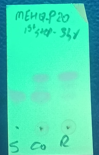
#> input picture dataset/MEHQ-P20_1st Step 3hr_21st July26.png, 99 x 155 px
$ python -i normalize.py   (imports and definitions only)
#> lines starting #> are read from the running program, lines starting #| are printed output that depends on the picture; after the words box and inside, x2 and y2 are one past the last pixel; in counts of white or black regions, pixels touching at a corner belong together
"""Phase B - NORMALIZE (spec section 5).

B1 find_plate : HSV green mask -> largest contour -> minAreaRect -> perspective warp
                -> STANDARDISE to height 700 px (spec 5.B1 / trap 12.3: every
                downstream threshold assumes this scale).
B2 orientation: the single VLM call (trap 12.5 - classical orientation does not work).
                Falls back to the origin-dot test, then to asking the user.
B3 OD map     : -log10(I/bg) against the plate's own glow, plus a MAD noise floor.
                Uses cv2.blur, never cv2.medianBlur (trap 12.2: asserts on float32).
"""
from __future__ import annotations
import numpy as np, cv2
from dataclasses import dataclass, field
from typing import Optional, List

STD_HEIGHT   = 700          # spec 5.B1
HUE_LO, HUE_HI = 30, 100    # broad band around UV-254 green (OpenCV hue units)
SAT_FLOOR    = 55
VAL_FLOOR    = 40
BG_KERNEL_FRAC = 0.35       # background box-blur kernel, as fraction of plate height
BG_ITERS     = 3            # spec: 2-3 iterations

def _order_corners(pts: np.ndarray) -> np.ndarray:
    pts = pts.astype(np.float32)
    s, d = pts.sum(1), np.diff(pts, axis=1).ravel()
    return np.array([pts[np.argmin(s)], pts[np.argmin(d)],
                     pts[np.argmax(s)], pts[np.argmax(d)]], np.float32)  # TL,TR,BR,BL

@dataclass
class Plate:
    warped: np.ndarray                # BGR uint8, height == STD_HEIGHT
    quad: np.ndarray                  # 4x2 source corners
    src_height: int                   # plate height in ORIGINAL pixels (for the quality cap)
    scale: float                      # STD_HEIGHT / src_height
    mask_frac: float                  # fraction of frame the plate occupied
    method: str

def _trim_border(warp: np.ndarray, max_frac: float = 0.12, ratio: float = 3.0) -> np.ndarray:
    """Crop the plate's own dark edge / crop-shadow frame.

    Scans inward from each side while that line's median green differs from the
    interior median by more than `ratio` x the interior line-to-line spread. Without
    this a single dark border column reads as OD ~0.36 and its inflated MAD hides
    every real lane peak (see trap 12.7 - the 4% margin alone is not always enough).
    """
    g = warp[:, :, 1].astype(np.float32)
    h, w = g.shape
    iy0, iy1 = int(0.25 * h), int(0.75 * h)
    ix0, ix1 = int(0.25 * w), int(0.75 * w)
    interior = g[iy0:iy1, ix0:ix1]
    med = float(np.median(interior))
    spread = max(float(np.median(np.abs(np.median(g[iy0:iy1], axis=1) - med))), 1.0)
    tol = ratio * spread

    def scan(lines, limit):
        n = 0
        for ln in lines:
            if n >= limit: break
            if abs(float(np.median(ln)) - med) > tol: n += 1
            else: break
        return n
    top    = scan([g[i, :] for i in range(h)],            int(max_frac * h))
    bottom = scan([g[h - 1 - i, :] for i in range(h)],    int(max_frac * h))
    left   = scan([g[:, i] for i in range(w)],            int(max_frac * w))
    right  = scan([g[:, w - 1 - i] for i in range(w)],    int(max_frac * w))
    y0, y1 = top, h - bottom
    x0, x1 = left, w - right
    if y1 - y0 < 0.5 * h or x1 - x0 < 0.5 * w:
        return warp
    return warp[y0:y1, x0:x1]

def find_plate(bgr: np.ndarray) -> Plate:
    h0, w0 = bgr.shape[:2]
    hsv = cv2.cvtColor(bgr, cv2.COLOR_BGR2HSV)
    m = cv2.inRange(hsv, (HUE_LO, SAT_FLOOR, VAL_FLOOR), (HUE_HI, 255, 255))
    m = cv2.morphologyEx(m, cv2.MORPH_CLOSE, np.ones((5,5), np.uint8))
    m = cv2.morphologyEx(m, cv2.MORPH_OPEN,  np.ones((3,3), np.uint8))
    cnts,_ = cv2.findContours(m, cv2.RETR_EXTERNAL, cv2.CHAIN_APPROX_SIMPLE)
    method = "hsv_green_contour"
    if cnts:
        c = max(cnts, key=cv2.contourArea)
        if cv2.contourArea(c) < 0.10 * h0 * w0:
            c = None; method = "full_frame_fallback"
    else:
        c = None; method = "full_frame_fallback"
    if c is None:
        quad = np.array([[0,0],[w0-1,0],[w0-1,h0-1],[0,h0-1]], np.float32)
    else:
        quad = _order_corners(cv2.boxPoints(cv2.minAreaRect(c)))
    tl,tr,br,bl = quad
    wq = int(round(max(np.linalg.norm(tr-tl), np.linalg.norm(br-bl))))
    hq = int(round(max(np.linalg.norm(bl-tl), np.linalg.norm(br-tr))))
    wq, hq = max(wq,8), max(hq,8)
    dst = np.array([[0,0],[wq-1,0],[wq-1,hq-1],[0,hq-1]], np.float32)
    warp = cv2.warpPerspective(bgr, cv2.getPerspectiveTransform(quad,dst), (wq,hq),
                               flags=cv2.INTER_LANCZOS4)
    warp = _trim_border(warp)
    hq, wq = warp.shape[:2]
    scale = STD_HEIGHT / hq
    std = cv2.resize(warp, (max(8,int(round(wq*scale))), STD_HEIGHT),
                     interpolation=cv2.INTER_LANCZOS4)
    return Plate(warped=std, quad=quad, src_height=hq, scale=scale,
                 mask_frac=float((m>0).mean()), method=method)

# ---------------- B2 orientation ----------------
@dataclass
class Orientation:
    flipped: bool
    source: str          # vlm | origin_dots | user | assumed
    reason: str

def orientation_crops(warped: np.ndarray, frac: float = 0.18):
    h = warped.shape[0]
    return warped[:int(frac*h)].copy(), warped[int((1-frac)*h):].copy()

# [16 lines left out: function resolve_orientation, not called in this run]

# ---------------- B3 OD ----------------
@dataclass
class ODMap:
    od: np.ndarray            # float32, >=0, spots POSITIVE (analysis signal)
    od_signed: np.ndarray     # float32, unclipped - noise is estimated on THIS
    bg: np.ndarray            # background glow field
    noise: float              # 1.4826 * MAD over background pixels
    green: np.ndarray
    sat_frac: float           # fraction of plate pixels clipped at 255 (quality factor)

# [22 lines left out: function to_od, not called in this run]

>>> import cv2
>>> picture = cv2.imread('../../dataset/MEHQ-P20_1st Step 3hr_21st July26.png')
#> picture is the input picture: shape (155, 99, 3); mean B, G, R 180.8, 219.2, 70.3
>>> result = find_plate(picture)
#> in find_plate, `hsv = cv2.cvtColor(bgr, cv2.COLOR_BGR2HSV)`: hsv: shape (155, 99, 3); mean H, S, V 83.1, 179, 223.8
#> in find_plate, `m = cv2.inRange(hsv, (HUE_LO, SAT_FLOOR, VAL_FLOOR), (HUE_HI, 255, 255))`: m: shape (155, 99); every value is 255
#> in find_plate, `cnts,_ = cv2.findContours(m, cv2.RETR_EXTERNAL, cv2.CHAIN_APPROX_SIMPLE)`: cnts = [[[0, 0], [0, 154], [98, 154], [98, 0]]]
#> in find_plate, `c = max(cnts, key=cv2.contourArea)`: c = [[0, 0], [0, 154], [98, 154], [98, 0]]
#> in _order_corners, `pts = pts.astype(np.float32)`: pts = [[98, 154], [-4.71e-15, 154], [0, 0], [98, 0]]
#> in _order_corners, `s, d = pts.sum(1), np.diff(pts, axis=1).ravel()`: s = [252, 154, 0, 98]; d = [56, 154, 0, -98]
#> in find_plate, `quad = _order_corners(cv2.boxPoints(cv2.minAreaRect(c)))`: quad = [[0, 0], [98, 0], [98, 154], [-4.71e-15, 154]]
#> in find_plate, `tl,tr,br,bl = quad`: tl = [0, 0]; tr = [98, 0]; br = [98, 154]; bl = [-4.71e-15, 154]
#> in find_plate, `wq = int(round(max(np.linalg.norm(tr-tl), np.linalg.norm(br-bl))))`: wq = 98
#> in find_plate, `hq = int(round(max(np.linalg.norm(bl-tl), np.linalg.norm(br-tr))))`: hq = 154
#> in find_plate, `dst = np.array([[0,0],[wq-1,0],[wq-1,hq-1],[0,hq-1]], np.float32)`: dst = [[0, 0], [97, 0], [97, 153], [0, 153]]
#> in _trim_border, `g = warp[:, :, 1].astype(np.float32)`:
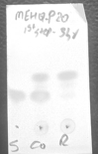
#> g: shape (154, 98) float32; min 77, max 255, mean 219.2
#> in _trim_border, `interior = g[iy0:iy1, ix0:ix1]`:
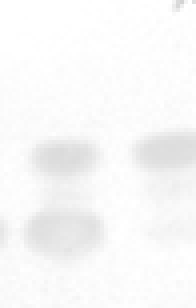
#> interior: shape (77, 49) float32 (shown 4 times larger); min 211, max 255, mean 248.5
#> in _trim_border, `med = float(np.median(interior))`: med = 252
#> in _trim_border, `spread = max(float(np.median(np.abs(np.median(g[iy0:iy1], axis=1) - me..`: spread = 2
#> in _trim_border, `tol = ratio * spread`: tol = 6
#> the loop in scan, `for ln in lines:` made 6 passes
#> after the loop in scan, `for ln in lines:`: n = 5
#> the loop in scan (call 2), `for ln in lines:` made 16 passes
#> in _trim_border, `bottom = scan([g[h - 1 - i, :] for i in range(h)],    int(max_frac * h))`: bottom = 15
#> in _trim_border, `left   = scan([g[:, i] for i in range(w)],            int(max_frac * w))`: left = 8
#> in _trim_border, `right  = scan([g[:, w - 1 - i] for i in range(w)],    int(max_frac * w))`: right = 10
#> in _trim_border, `y0, y1 = top, h - bottom`: y0 = 5; y1 = 139
#> in _trim_border, `x0, x1 = left, w - right`: x0 = 8; x1 = 88
#> in _trim_border, `return warp[y0:y1, x0:x1]`:
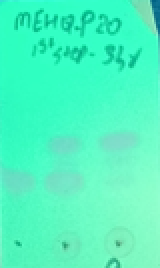
#> returned value: shape (134, 80, 3) (shown 2 times larger); mean of channels 0, 1, 2 193, 246.1, 79.1; drawn as B, G, R

$ run again, on dataset/MEHQ-P20_2nd Step 1hr_21st July26.png
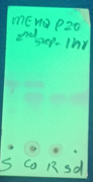
#> input picture dataset/MEHQ-P20_2nd Step 1hr_21st July26.png, 93 x 182 px
#> picture is the input picture: shape (182, 93, 3); mean B, G, R 173.7, 219.4, 91.2
#> hsv: shape (182, 93, 3); mean H, S, V 79.4, 152.9, 221.2
#> in find_plate, `m = cv2.inRange(hsv, (HUE_LO, SAT_FLOOR, VAL_FLOOR), (HUE_HI, 255, 255))`:
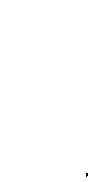
#> m: shape (182, 93); 100% white; black in thin lines or dots, all inside (x1, y1, x2, y2) = (86, 173, 88, 177)
#> cnts = [[[0, 0], [0, 181], [92, 181], [92, 0]]]
#> c = [[0, 0], [0, 181], [92, 181], [92, 0]]
#> pts = [[92, 181], [-5.54e-15, 181], [0, 0], [92, 0]]
#> s = [273, 181, 0, 92]; d = [89, 181, 0, -92]
#> quad = [[0, 0], [92, 0], [92, 181], [-5.54e-15, 181]]
#> tl = [0, 0]; tr = [92, 0]; br = [92, 181]; bl = [-5.54e-15, 181]
#> in find_plate, `wq = int(round(max(np.linalg.norm(tr-tl), np.linalg.norm(br-bl))))`: wq = 92
#> in find_plate, `hq = int(round(max(np.linalg.norm(bl-tl), np.linalg.norm(br-tr))))`: hq = 181
#> dst = [[0, 0], [91, 0], [91, 180], [0, 180]]
#> med = 246
#> spread = 4
#> tol = 12
#> the loop in scan, `for ln in lines:` made 9 passes
#> after the loop in scan, `for ln in lines:`: n = 8
#> the loop in scan (call 2), `for ln in lines:` made 17 passes
#> bottom = 16
#> left = 6
#> right = 7
#> y0 = 8; y1 = 165
#> x0 = 6; x1 = 85
#> in _trim_border, `return warp[y0:y1, x0:x1]`:
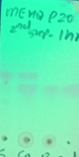
#> returned value: shape (157, 79, 3); mean of channels 0, 1, 2 183.8, 240.4, 98.1; drawn as B, G, R

$ run again, on dataset/MEHQ-P21_1st Step 6hr_22nd July26.png
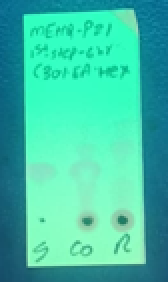
#> input picture dataset/MEHQ-P21_1st Step 6hr_22nd July26.png, 84 x 141 px (shown 2 times larger)
#> picture is the input picture: shape (141, 84, 3); mean B, G, R 168.6, 196.6, 63.7
#> hsv: shape (141, 84, 3); mean H, S, V 84.7, 181.9, 203.4
#> m: shape (141, 84); every value is 255
#> cnts = [[[0, 0], [0, 140], [83, 140], [83, 0]]]
#> c = [[0, 0], [0, 140], [83, 140], [83, 0]]
#> pts = [[83, 140], [-4.29e-15, 140], [0, 0], [83, 0]]
#> s = [223, 140, 0, 83]; d = [57, 140, 0, -83]
#> quad = [[0, 0], [83, 0], [83, 140], [-4.29e-15, 140]]
#> tl = [0, 0]; tr = [83, 0]; br = [83, 140]; bl = [-4.29e-15, 140]
#> in find_plate, `wq = int(round(max(np.linalg.norm(tr-tl), np.linalg.norm(br-bl))))`: wq = 83
#> in find_plate, `hq = int(round(max(np.linalg.norm(bl-tl), np.linalg.norm(br-tr))))`: hq = 140
#> dst = [[0, 0], [82, 0], [82, 139], [0, 139]]
#> in _trim_border, `g = warp[:, :, 1].astype(np.float32)`:
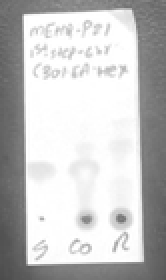
#> g: shape (140, 83) float32 (shown 2 times larger); min 76, max 255, mean 196.6
#> med = 254
#> spread = 6
#> tol = 18
#> the loop in scan, `for ln in lines:` made 8 passes
#> after the loop in scan, `for ln in lines:`: n = 7
#> the loop in scan (call 2), `for ln in lines:` made 10 passes
#> bottom = 9
#> y0 = 7; y1 = 131
#> x0 = 9; x1 = 74
#> in find_plate, `std = cv2.resize(warp, (max(8,int(round(wq*scale))), STD_HEIGHT), inte..`:
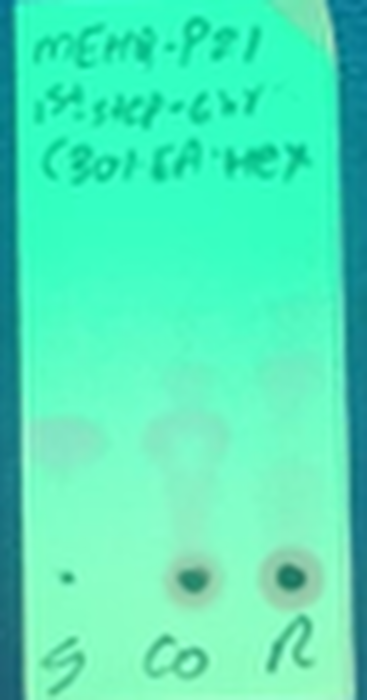
#> std: shape (700, 367, 3); mean B, G, R 184.2, 232.4, 82.2

$ run again, on dataset/MEHQ-P22_1st Step 6hr_22nd July26.png
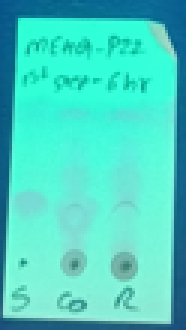
#> input picture dataset/MEHQ-P22_1st Step 6hr_22nd July26.png, 62 x 110 px (shown 3 times larger)
#> picture is the input picture: shape (110, 62, 3); mean B, G, R 196.8, 212.5, 74.7
#> hsv: shape (110, 62, 3); mean H, S, V 87.2, 171.8, 219.2
#> in find_plate, `m = cv2.morphologyEx(m, cv2.MORPH_CLOSE, np.ones((5,5), np.uint8))`:
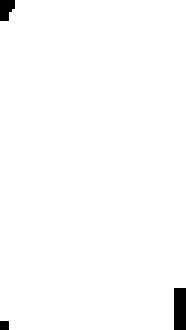
#> m: shape (110, 62) (shown 3 times larger); 98.6% white; 3 black regions (1 under 20 px)
#> cnts = 1 contour; box (x1, y1, x2, y2) and area: (0, 0, 62, 110) 6558
#> c = contour of 15 points, box (x1, y1, x2, y2) (0, 0, 62, 110), area 6558
#> pts = [[61, 109], [-3.34e-15, 109], [0, 0], [61, 0]]
#> s = [170, 109, 0, 61]; d = [48, 109, 0, -61]
#> quad = [[0, 0], [61, 0], [61, 109], [-3.34e-15, 109]]
#> tl = [0, 0]; tr = [61, 0]; br = [61, 109]; bl = [-3.34e-15, 109]
#> in find_plate, `wq = int(round(max(np.linalg.norm(tr-tl), np.linalg.norm(br-bl))))`: wq = 61
#> in find_plate, `hq = int(round(max(np.linalg.norm(bl-tl), np.linalg.norm(br-tr))))`: hq = 109
#> dst = [[0, 0], [60, 0], [60, 108], [0, 108]]
#> med = 244
#> spread = 5
#> tol = 15
#> the loop in scan, `for ln in lines:` made 8 passes
#> after the loop in scan, `for ln in lines:`: n = 7
#> the loop in scan (call 2), `for ln in lines:` made 5 passes
#> bottom = 4
#> right = 5
#> y0 = 7; y1 = 105
#> x0 = 4; x1 = 56
#> in _trim_border, `return warp[y0:y1, x0:x1]`:
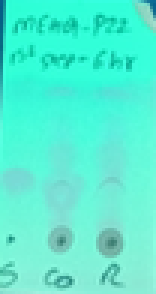
#> returned value: shape (98, 52, 3) (shown 3 times larger); mean of channels 0, 1, 2 211.1, 239.1, 86.9; drawn as B, G, R
